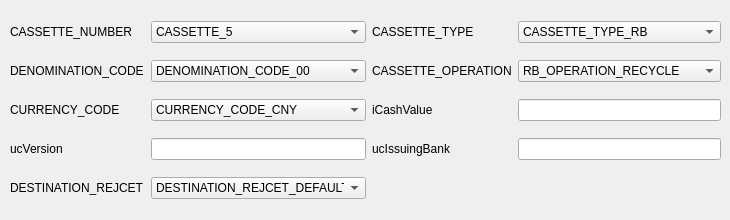
      <widget class="QWidget" name="tab_16">
       <attribute name="title">
        <string>ST_CASSETTE_INFO5</string>
       </attribute>
       <widget class="QWidget" name="layoutWidget_12">
        <property name="geometry">
         <rect>
          <x>10</x>
          <y>10</y>
          <width>711</width>
          <height>201</height>
         </rect>
        </property>
        <layout class="QGridLayout" name="gridLayout_13">
         <item row="0" column="0">
          <widget class="QLabel" name="label_64">
           <property name="text">
            <string>CASSETTE_NUMBER</string>
           </property>
          </widget>
         </item>
         <item row="1" column="1">
          <widget class="QComboBox" name="comboBox_SetUnitInfo_Cassette5_iDenoCode">
           <item>
            <property name="text">
             <string>DENOMINATION_CODE_00</string>
            </property>
           </item>
           <item>
            <property name="text">
             <string>DENOMINATION_CODE_10_4TH</string>
            </property>
           </item>
           <item>
            <property name="text">
             <string>DENOMINATION_CODE_50_4TH</string>
            </property>
           </item>
           <item>
            <property name="text">
             <string>DENOMINATION_CODE_100_4TH</string>
            </property>
           </item>
           <item>
            <property name="text">
             <string>DENOMINATION_CODE_100_5TH</string>
            </property>
           </item>
           <item>
            <property name="text">
             <string>DENOMINATION_CODE_20_5TH</string>
            </property>
           </item>
           <item>
            <property name="text">
             <string>DENOMINATION_CODE_10_5TH</string>
            </property>
           </item>
           <item>
            <property name="text">
             <string>DENOMINATION_CODE_50_5TH</string>
            </property>
           </item>
           <item>
            <property name="text">
             <string>DENOMINATION_CODE_ALL</string>
            </property>
           </item>
          </widget>
         </item>
         <item row="0" column="3">
          <widget class="QLabel" name="label_65">
           <property name="text">
            <string>CASSETTE_TYPE</string>
           </property>
          </widget>
         </item>
         <item row="0" column="1">
          <widget class="QComboBox" name="comboBox_SetUnitInfo_Cassette5_iCassNO">
           <item>
            <property name="text">
             <string>CASSETTE_5</string>
            </property>
           </item>
           <item>
            <property name="text">
             <string>CASSETTE_1</string>
            </property>
           </item>
           <item>
            <property name="text">
             <string>CASSETTE_2</string>
            </property>
           </item>
           <item>
            <property name="text">
             <string>CASSETTE_3</string>
            </property>
           </item>
           <item>
            <property name="text">
             <string>CASSETTE_4</string>
            </property>
           </item>
           <item>
            <property name="text">
             <string>CASSETTE_6</string>
            </property>
           </item>
           <item>
            <property name="text">
             <string>RESERVED</string>
            </property>
           </item>
          </widget>
         </item>
         <item row="1" column="0">
          <widget class="QLabel" name="label_66">
           <property name="text">
            <string>DENOMINATION_CODE</string>
           </property>
          </widget>
         </item>
         <item row="3" column="0">
          <widget class="QLabel" name="label_112">
           <property name="text">
            <string>ucVersion</string>
           </property>
          </widget>
         </item>
         <item row="3" column="2">
          <spacer name="horizontalSpacer_26">
           <property name="orientation">
            <enum>Qt::Horizontal</enum>
           </property>
           <property name="sizeHint" stdset="0">
            <size>
             <width>40</width>
             <height>20</height>
            </size>
           </property>
          </spacer>
         </item>
         <item row="2" column="4">
          <widget class="QLineEdit" name="lineEdit_SetUnitInfo_Cassette5_iCashValue"/>
         </item>
         <item row="4" column="2">
          <spacer name="horizontalSpacer_27">
           <property name="orientation">
            <enum>Qt::Horizontal</enum>
           </property>
           <property name="sizeHint" stdset="0">
            <size>
             <width>40</width>
             <height>20</height>
            </size>
           </property>
          </spacer>
         </item>
         <item row="3" column="1">
          <widget class="QLineEdit" name="lineEdit_SetUnitInfo_Cassette5_ucVersion"/>
         </item>
         <item row="3" column="3">
          <widget class="QLabel" name="label_113">
           <property name="text">
            <string>ucIssuingBank</string>
           </property>
          </widget>
         </item>
         <item row="1" column="2">
          <spacer name="horizontalSpacer_10">
           <property name="orientation">
            <enum>Qt::Horizontal</enum>
           </property>
           <property name="sizeHint" stdset="0">
            <size>
             <width>40</width>
             <height>20</height>
            </size>
           </property>
          </spacer>
         </item>
         <item row="2" column="0">
          <widget class="QLabel" name="label_110">
           <property name="text">
            <string>CURRENCY_CODE</string>
           </property>
          </widget>
         </item>
         <item row="0" column="4">
          <widget class="QComboBox" name="comboBox_SetUnitInfo_Cassette5_iCassType">
           <item>
            <property name="text">
             <string>CASSETTE_TYPE_RB</string>
            </property>
           </item>
           <item>
            <property name="text">
             <string>CASSETTE_TYPE_AB</string>
            </property>
           </item>
           <item>
            <property name="text">
             <string>CASSETTE_TYPE_DAB</string>
            </property>
           </item>
           <item>
            <property name="text">
             <string>CASSETTE_TYPE_UNKNOWN</string>
            </property>
           </item>
          </widget>
         </item>
         <item row="1" column="4">
          <widget class="QComboBox" name="comboBox_SetUnitInfo_Cassette5_iCassOper">
           <item>
            <property name="text">
             <string>RB_OPERATION_RECYCLE</string>
            </property>
           </item>
           <item>
            <property name="text">
             <string>RB_OPERATION_DEPOSITE</string>
            </property>
           </item>
           <item>
            <property name="text">
             <string>RB_OPERATION_DISPENSE</string>
            </property>
           </item>
           <item>
            <property name="text">
             <string>AB_OPERATION_DEPREJRET</string>
            </property>
           </item>
           <item>
            <property name="text">
             <string>RB_OPERATION_UNKNOWN</string>
            </property>
           </item>
          </widget>
         </item>
         <item row="2" column="2">
          <spacer name="horizontalSpacer_25">
           <property name="orientation">
            <enum>Qt::Horizontal</enum>
           </property>
           <property name="sizeHint" stdset="0">
            <size>
             <width>40</width>
             <height>20</height>
            </size>
           </property>
          </spacer>
         </item>
         <item row="0" column="2">
          <spacer name="horizontalSpacer_9">
           <property name="orientation">
            <enum>Qt::Horizontal</enum>
           </property>
           <property name="sizeHint" stdset="0">
            <size>
             <width>40</width>
             <height>20</height>
            </size>
           </property>
          </spacer>
         </item>
         <item row="4" column="1">
          <widget class="QComboBox" name="comboBox_SetUnitInfo_Cassette5_iCassNoteHandInfo">
           <item>
            <property name="text">
             <string>DESTINATION_REJCET_DEFAULT</string>
            </property>
           </item>
           <item>
            <property name="text">
             <string>DESTINATION_REJCET_CS</string>
            </property>
           </item>
           <item>
            <property name="text">
             <string>DESTINATION_REJCET_DISPENSE</string>
            </property>
           </item>
           <item>
            <property name="text">
             <string>DESTINATION_REJCET_DEPOSIT</string>
            </property>
           </item>
           <item>
            <property name="text">
             <string>DESTINATION_REJECT_CASH1_COMBINE</string>
            </property>
           </item>
          </widget>
         </item>
         <item row="3" column="4">
          <widget class="QLineEdit" name="lineEdit_SetUnitInfo_Cassette5_ucIssuingBank"/>
         </item>
         <item row="2" column="1">
          <widget class="QComboBox" name="comboBox_SetUnitInfo_Cassette5_iCurrencyCode">
           <item>
            <property name="text">
             <string>CURRENCY_CODE_CNY</string>
            </property>
           </item>
           <item>
            <property name="text">
             <string>CURRENCY_CODE_EUR</string>
            </property>
           </item>
           <item>
            <property name="text">
             <string>CURRENCY_CODE_RESERVED</string>
            </property>
           </item>
          </widget>
         </item>
         <item row="1" column="3">
          <widget class="QLabel" name="label_67">
           <property name="text">
            <string>CASSETTE_OPERATION</string>
           </property>
          </widget>
         </item>
         <item row="2" column="3">
          <widget class="QLabel" name="label_111">
           <property name="text">
            <string>iCashValue</string>
           </property>
          </widget>
         </item>
         <item row="4" column="0">
          <widget class="QLabel" name="label_117">
           <property name="text">
            <string>DESTINATION_REJCET</string>
           </property>
          </widget>
         </item>
        </layout>
       </widget>
      </widget>
